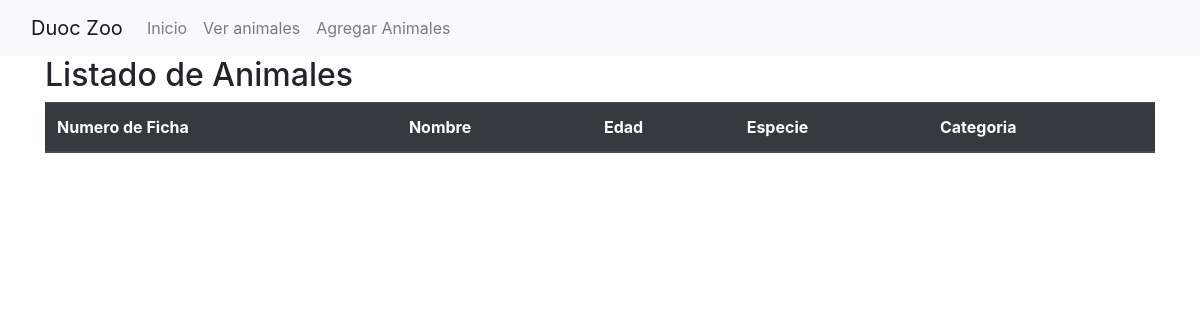
Page /views_animal/ on the earlier database version.
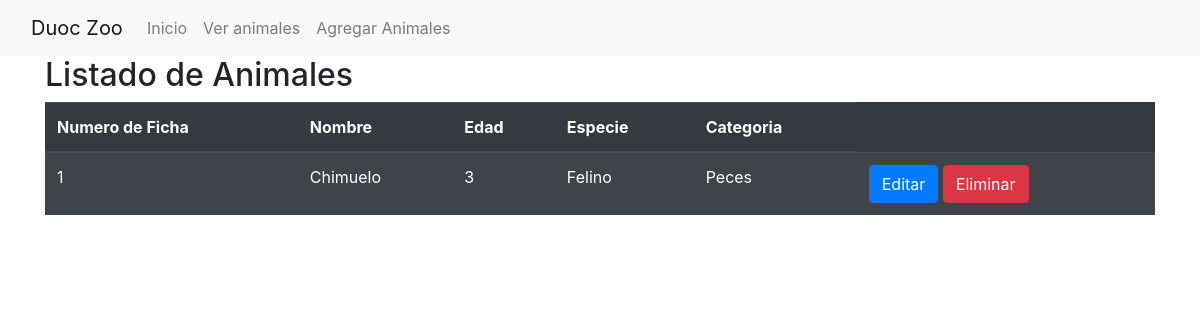
Same page on the later database version.
### core/models.py (models this page shows, shortened)
class Animal(models.Model):
    nFicha = models.AutoField(primary_key = True, verbose_name="Numero de ficha") # Campo autoincremental.
    nombre = models.CharField(max_length=20, verbose_name="Nombre" )
    edad = models.CharField(max_length=20, null=True, blank=True, verbose_name="Edad")
    especie = models.CharField(max_length=20, null=True, blank=True, verbose_name="Especie")
    categoria = models.ForeignKey(Categoria, on_delete=models.CASCADE)

class Categoria(models.Model):
    idCategoria = models.IntegerField(primary_key=True, verbose_name="Id categoria")
    nombreCategoria = models.CharField(max_length=50, verbose_name="Nombre categoria")
    def __str__(self):
        return self.nombreCategoria

### core/views.py (the view)
# urls.py: path('views_animal/', views_animal, name="views_animal")
def views_animal(request):
    animales = Animal.objects.all()
    datos = {
        'animales' : animales
    }
    return render(request, 'core/views_animal.html', datos)

### core/templates/core/views_animal.html (shortened to what this page needs)
{% load static %}
<!DOCTYPE html>
<html lang="es">
    <head>
        <link rel="stylesheet" href="https://cdn.jsdelivr.net/npm/bootstrap@4.6.0/dist/css/bootstrap.min.css">
    </head>
    <body>
      <nav class="navbar navbar-expand-lg navbar-light bg-light">
        <div class="container-fluid">
          <a class="navbar-brand">Duoc Zoo</a>
          <div class="collapse navbar-collapse" id="navbarNavAltMarkup">
            <div class="navbar-nav">
              <a class="nav-link" aria-current="page" href="{% url 'home' %}"">Inicio</a>
              <a class="nav-link" href="{% url 'views_animal' %}" >Ver animales</a>
              <a class="nav-link" href="{% url 'add_animal' %}">Agregar Animales</a>
            </div>
          </div>
        </div>
      </nav>
        <div class="container">
            <h2>Listado de Animales</h2>
            <table class="table table-striped table-dark">
              <thead>
                <tr>
                    <th>Numero de Ficha</th>
                    <th>Nombre</th>
                    <th>Edad</th>
                    <th>Especie</th>
                    <th>Categoria</th>
                </tr>
              </thead>
                <tbody>
                {% for ani in animales %}
                   <tr>
                       <td>{{ ani.nFicha }}</td>
                       <td>{{ ani.nombre }}</td>
                       <td>{{ ani.edad }}</td>
                       <td>{{ ani.especie }}</td>
                       <td>{{ ani.categoria }}</td>
                       <td>
                           <a href="{% url 'edit_animal' ani.nFicha %}" class="btn btn-primary">Editar</a>
                           <a href="{% url 'delete_animal' ani.nFicha %}" class="btn btn-danger">Eliminar</a>
                        </td>
                   </tr>
                {% endfor %}
              </tbody>
            </table>
        </div>
    </body>
</html>

Differences in the rows shown:
added Animal: nFicha "1", nombre "Chimuelo", edad "3", especie "Felino", categoria "Peces"
